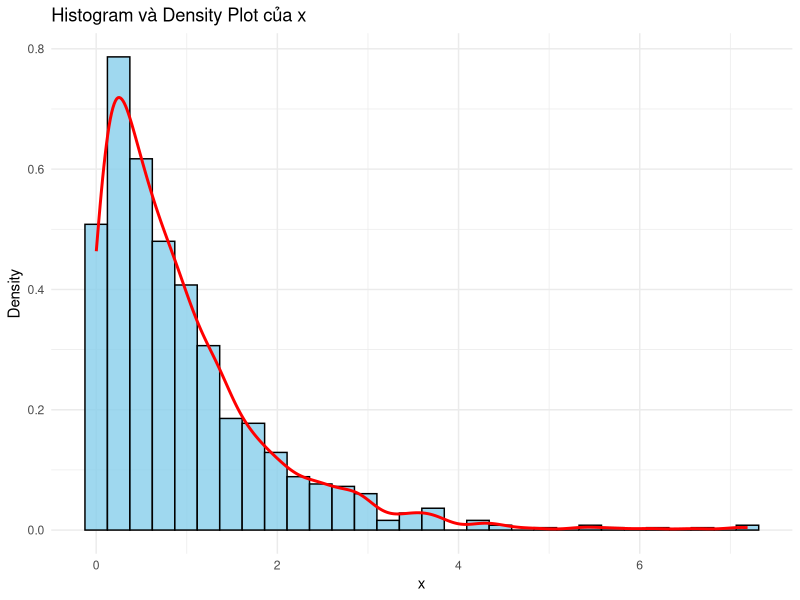
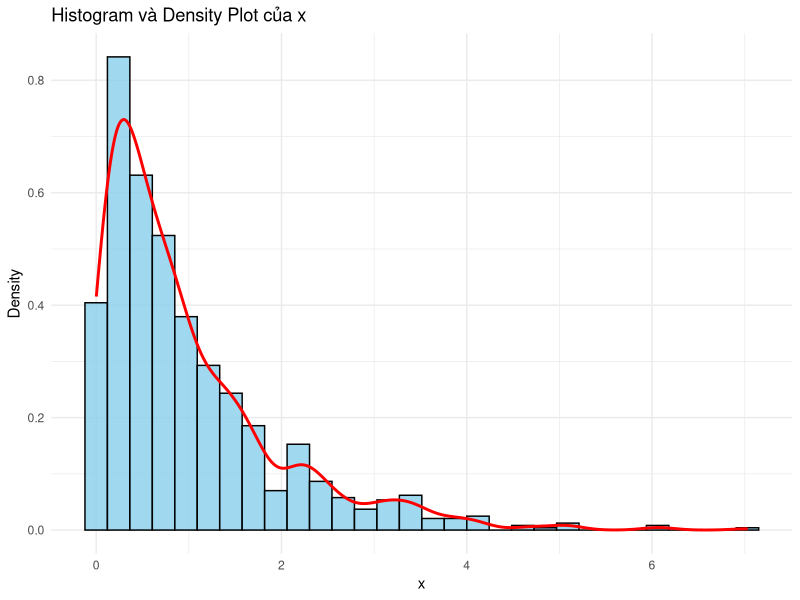
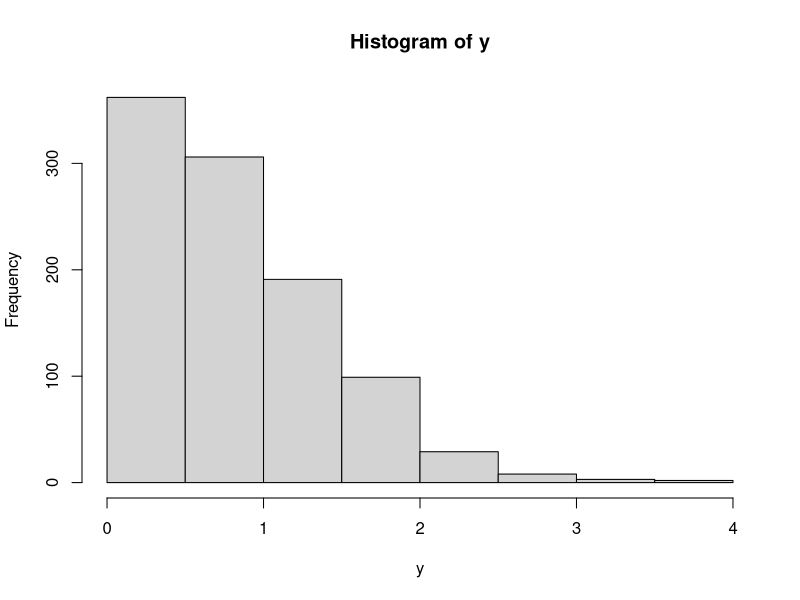

These charts were generated, in order, by the following R code:
## ---- chunk 1
#a Sinh ra ngẫu nhiên U có phân phối đều trên đoạn (0;1)
n=1000
lambda=1
u <- runif(n, 0, 1)
#b
x <- -log(1 - u)/lambda
#c
U <- runif(n, 0,1)
x<- -log(1-U)/lambda
par(c(1,2))
#d
y = rexp(n, lambda)
library(ggplot2)
# Tạo dataframe từ dữ liệu x
data <- data.frame(x = y)
# Vẽ biểu đồ
ggplot(data, aes(x = x)) +
geom_histogram(aes(y = ..density..),
bins = 30, fill = "skyblue", color = "black", alpha = 0.8) +
geom_density(color = "red", size = 1) +
labs(title = "Histogram và Density Plot của x",
x = "x",
y = "Density") + theme_minimal()

#e 
y1 = x
library(ggplot2)
# Tạo dataframe từ dữ liệu x
data <- data.frame(x = y1)
# Vẽ biểu đồ
ggplot(data, aes(x = x)) +
geom_histogram(aes(y = ..density..),
bins = 30, fill = "skyblue", color = "black", alpha = 0.8) +
geom_density(color = "red", size = 1) +
labs(title = "Histogram và Density Plot của x",
x = "x",
y = "Density") + theme_minimal()




#g
g = function(n, lambda){
   u <- runif(n, 0, 1)
  x <- -log(1-u)/lambda
  return (x)
}
g(10,2)

f=function(x){
  return(exp(-x^2/2))
}
g1=function(x, lambda){
  return(lambda*exp(-lambda*x))
}
#cau2

#a
n = 1000
lambda = 2
y = 1:n
M <- 1/lambda * exp(lambda*lambda/2)

system.time({
for (i in 1:length(y)) {
  stop <- FALSE
  while (!stop) {
    u <- runif(1, 0, 1)
    
    x <- g(1,lambda)
  if (u <= f(x)/(M*g1(x,lambda))) {
    stop <- TRUE
  }
}
y[i]=x
}
})
summary(y)
hist(y)
